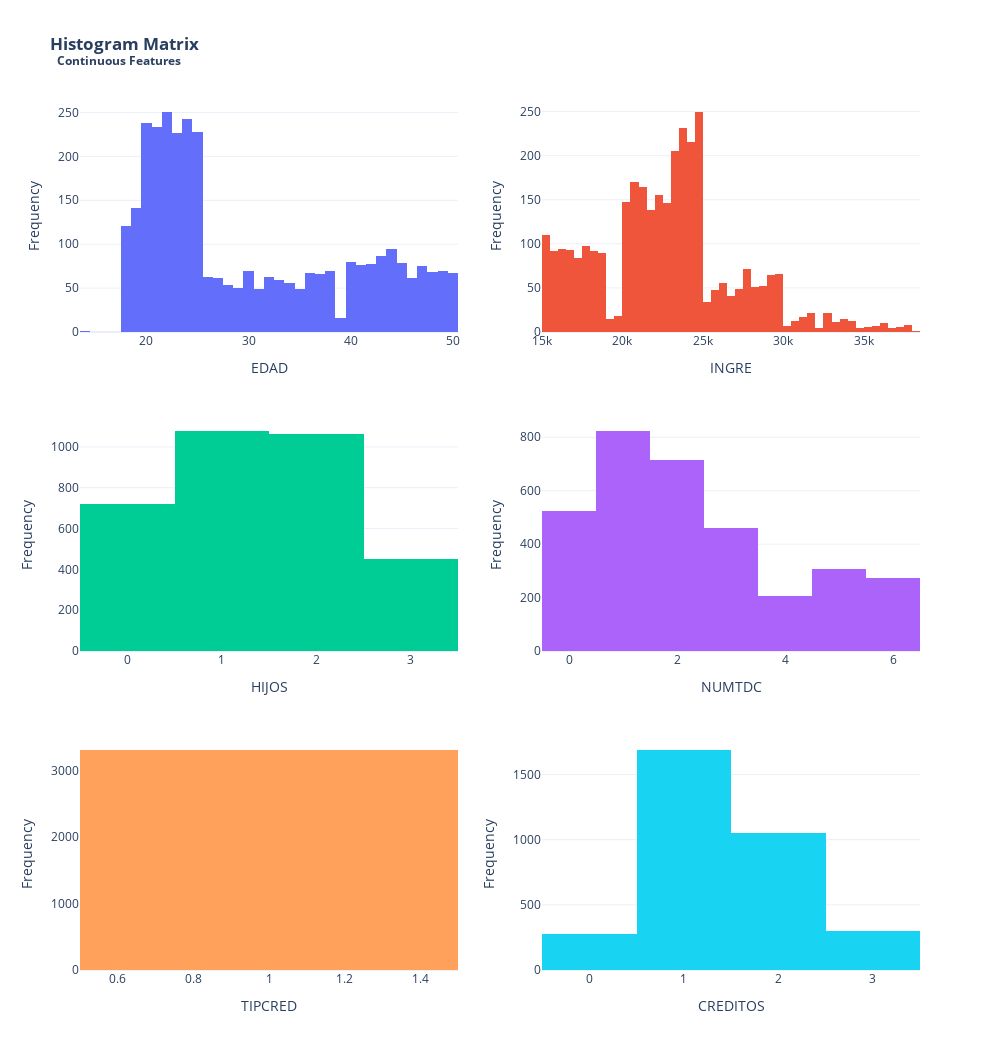

Notebook code cell kept with this figure:
### Code cell
plot_continuos_histogram_matrix(data,var=None,save='report\img/continuos_hist_noOutliers.png')

### Figure 1 — Plotly figure (JSON) as saved in the notebook; plotly's stock layout.template omitted (floating-point values rounded to 4 significant figures; data arrays with more than 128 entries replaced by an {"elided": "..."} marker saying what was removed)
{"data": [{"name": "EDAD", "type": "histogram", "x": {"elided": "3312 float values"}, "xaxis": "x", "yaxis": "y"}, {"name": "INGRE", "type": "histogram", "x": {"elided": "3312 int values"}, "xaxis": "x2", "yaxis": "y2"}, {"name": "HIJOS", "type": "histogram", "x": {"elided": "3312 int values"}, "xaxis": "x3", "yaxis": "y3"}, {"name": "NUMTDC", "type": "histogram", "x": {"elided": "3312 int values"}, "xaxis": "x4", "yaxis": "y4"}, {"name": "TIPCRED", "type": "histogram", "x": {"elided": "3312 int values"}, "xaxis": "x5", "yaxis": "y5"}, {"name": "CREDITOS", "type": "histogram", "x": {"elided": "3312 int values"}, "xaxis": "x6", "yaxis": "y6"}], "layout": {"height": 1050, "margin": {"l": 80, "t": 100}, "showlegend": false, "title": {"text": "<b>Histogram Matrix<br> <sup> Continuous Features</sup></b>"}, "width": 1000, "xaxis": {"anchor": "y", "domain": [0, 0.45], "title": {"text": "EDAD"}}, "xaxis2": {"anchor": "y2", "domain": [0.55, 1], "title": {"text": "INGRE"}}, "xaxis3": {"anchor": "y3", "domain": [0, 0.45], "title": {"text": "HIJOS"}}, "xaxis4": {"anchor": "y4", "domain": [0.55, 1], "title": {"text": "NUMTDC"}}, "xaxis5": {"anchor": "y5", "domain": [0, 0.45], "title": {"text": "TIPCRED"}}, "xaxis6": {"anchor": "y6", "domain": [0.55, 1], "title": {"text": "CREDITOS"}}, "yaxis": {"anchor": "x", "domain": [0.7333, 1], "title": {"text": "Frequency"}}, "yaxis2": {"anchor": "x2", "domain": [0.7333, 1], "title": {"text": "Frequency"}}, "yaxis3": {"anchor": "x3", "domain": [0.3667, 0.6333], "title": {"text": "Frequency"}}, "yaxis4": {"anchor": "x4", "domain": [0.3667, 0.6333], "title": {"text": "Frequency"}}, "yaxis5": {"anchor": "x5", "domain": [0, 0.2667], "title": {"text": "Frequency"}}, "yaxis6": {"anchor": "x6", "domain": [0, 0.2667], "title": {"text": "Frequency"}}}}
